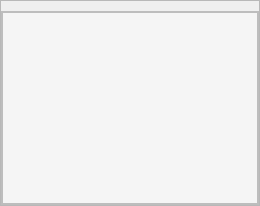
         <widget class="QFrame" name="frame_7">
          <property name="minimumSize">
           <size>
            <width>200</width>
            <height>0</height>
           </size>
          </property>
          <property name="frameShape">
           <enum>QFrame::StyledPanel</enum>
          </property>
          <property name="frameShadow">
           <enum>QFrame::Raised</enum>
          </property>
          <layout class="QVBoxLayout" name="verticalLayout_6">
           <property name="spacing">
            <number>0</number>
           </property>
           <property name="leftMargin">
            <number>0</number>
           </property>
           <property name="topMargin">
            <number>10</number>
           </property>
           <property name="rightMargin">
            <number>0</number>
           </property>
           <property name="bottomMargin">
            <number>0</number>
           </property>
           <item>
            <widget class="QFrame" name="frame_9">
             <property name="minimumSize">
              <size>
               <width>0</width>
               <height>0</height>
              </size>
             </property>
             <property name="maximumSize">
              <size>
               <width>16777215</width>
               <height>16</height>
              </size>
             </property>
             <property name="frameShape">
              <enum>QFrame::StyledPanel</enum>
             </property>
             <property name="frameShadow">
              <enum>QFrame::Raised</enum>
             </property>
            </widget>
           </item>
           <item>
            <widget class="QFrame" name="frame_8">
             <property name="styleSheet">
              <string notr="true">background-color: #F5F5F5;</string>
             </property>
             <property name="frameShape">
              <enum>QFrame::StyledPanel</enum>
             </property>
             <property name="frameShadow">
              <enum>QFrame::Raised</enum>
             </property>
             <layout class="QVBoxLayout" name="verticalLayout_4">
              <property name="leftMargin">
               <number>0</number>
              </property>
              <property name="topMargin">
               <number>0</number>
              </property>
              <property name="rightMargin">
               <number>0</number>
              </property>
              <property name="bottomMargin">
               <number>0</number>
              </property>
              <item>
               <widget class="QListView" name="lwConfigPreview"/>
              </item>
             </layout>
            </widget>
           </item>
          </layout>
         </widget>
